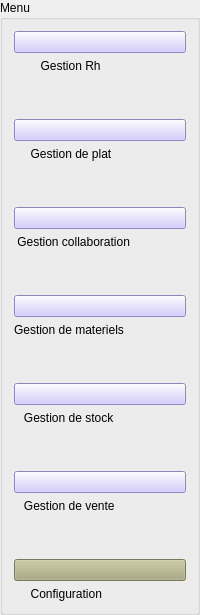
                 <widget class="QGroupBox" name="groupBox_8">
                  <property name="styleSheet">
                   <string notr="true">gridline-color: rgb(170, 0, 0);</string>
                  </property>
                  <property name="title">
                   <string>Menu</string>
                  </property>
                  <layout class="QVBoxLayout" name="verticalLayout_9">
                   <item>
                    <layout class="QVBoxLayout" name="verticalLayout">
                     <item>
                      <widget class="QPushButton" name="Aymen">
                       <property name="styleSheet">
                        <string notr="true">background-color: rgb(200, 190, 255);
</string>
                       </property>
                       <property name="text">
                        <string/>
                       </property>
                       <property name="icon">
                        <iconset resource="rh.qrc">
                         <normaloff>:/rh/rh.png</normaloff>:/rh/rh.png</iconset>
                       </property>
                       <property name="iconSize">
                        <size>
                         <width>50</width>
                         <height>30</height>
                        </size>
                       </property>
                      </widget>
                     </item>
                     <item>
                      <widget class="QLabel" name="label_9">
                       <property name="text">
                        <string>        Gestion Rh</string>
                       </property>
                      </widget>
                     </item>
                     <item>
                      <spacer name="verticalSpacer_4">
                       <property name="orientation">
                        <enum>Qt::Vertical</enum>
                       </property>
                       <property name="sizeHint" stdset="0">
                        <size>
                         <width>20</width>
                         <height>40</height>
                        </size>
                       </property>
                      </spacer>
                     </item>
                     <item>
                      <widget class="QPushButton" name="Moemen">
                       <property name="styleSheet">
                        <string notr="true">background-color: rgb(200, 190, 255);</string>
                       </property>
                       <property name="text">
                        <string/>
                       </property>
                       <property name="icon">
                        <iconset resource="plat.qrc">
                         <normaloff>:/plat/plat.png</normaloff>:/plat/plat.png</iconset>
                       </property>
                       <property name="iconSize">
                        <size>
                         <width>50</width>
                         <height>30</height>
                        </size>
                       </property>
                      </widget>
                     </item>
                     <item>
                      <widget class="QLabel" name="label_10">
                       <property name="text">
                        <string>     Gestion de plat</string>
                       </property>
                      </widget>
                     </item>
                     <item>
                      <spacer name="verticalSpacer_5">
                       <property name="orientation">
                        <enum>Qt::Vertical</enum>
                       </property>
                       <property name="sizeHint" stdset="0">
                        <size>
                         <width>20</width>
                         <height>40</height>
                        </size>
                       </property>
                      </spacer>
                     </item>
                     <item>
                      <widget class="QPushButton" name="Salma">
                       <property name="styleSheet">
                        <string notr="true">background-color: rgb(200, 190, 255);</string>
                       </property>
                       <property name="text">
                        <string/>
                       </property>
                       <property name="icon">
                        <iconset resource="collab.qrc">
                         <normaloff>:/collab/collaboration.png</normaloff>:/collab/collaboration.png</iconset>
                       </property>
                       <property name="iconSize">
                        <size>
                         <width>50</width>
                         <height>30</height>
                        </size>
                       </property>
                      </widget>
                     </item>
                     <item>
                      <widget class="QLabel" name="label_11">
                       <property name="text">
                        <string> Gestion collaboration</string>
                       </property>
                      </widget>
                     </item>
                     <item>
                      <spacer name="verticalSpacer_6">
                       <property name="orientation">
                        <enum>Qt::Vertical</enum>
                       </property>
                       <property name="sizeHint" stdset="0">
                        <size>
                         <width>20</width>
                         <height>40</height>
                        </size>
                       </property>
                      </spacer>
                     </item>
                     <item>
                      <widget class="QPushButton" name="Sara">
                       <property name="styleSheet">
                        <string notr="true">background-color: rgb(200, 190, 255);</string>
                       </property>
                       <property name="text">
                        <string/>
                       </property>
                       <property name="icon">
                        <iconset resource="materiel.qrc">
                         <normaloff>:/materiel/materiel.png</normaloff>:/materiel/materiel.png</iconset>
                       </property>
                       <property name="iconSize">
                        <size>
                         <width>50</width>
                         <height>30</height>
                        </size>
                       </property>
                      </widget>
                     </item>
                     <item>
                      <widget class="QLabel" name="label_12">
                       <property name="text">
                        <string>Gestion de materiels</string>
                       </property>
                      </widget>
                     </item>
                     <item>
                      <spacer name="verticalSpacer_7">
                       <property name="orientation">
                        <enum>Qt::Vertical</enum>
                       </property>
                       <property name="sizeHint" stdset="0">
                        <size>
                         <width>20</width>
                         <height>40</height>
                        </size>
                       </property>
                      </spacer>
                     </item>
                     <item>
                      <widget class="QPushButton" name="Taher">
                       <property name="styleSheet">
                        <string notr="true">background-color: rgb(200, 190, 255);</string>
                       </property>
                       <property name="text">
                        <string/>
                       </property>
                       <property name="icon">
                        <iconset resource="stock.qrc">
                         <normaloff>:/stock/stock.png</normaloff>:/stock/stock.png</iconset>
                       </property>
                       <property name="iconSize">
                        <size>
                         <width>50</width>
                         <height>30</height>
                        </size>
                       </property>
                      </widget>
                     </item>
                     <item>
                      <widget class="QLabel" name="label_13">
                       <property name="text">
                        <string>   Gestion de stock</string>
                       </property>
                      </widget>
                     </item>
                     <item>
                      <spacer name="verticalSpacer_8">
                       <property name="orientation">
                        <enum>Qt::Vertical</enum>
                       </property>
                       <property name="sizeHint" stdset="0">
                        <size>
                         <width>20</width>
                         <height>40</height>
                        </size>
                       </property>
                      </spacer>
                     </item>
                     <item>
                      <widget class="QPushButton" name="Ghazi">
                       <property name="styleSheet">
                        <string notr="true">background-color: rgb(200, 190, 255);</string>
                       </property>
                       <property name="text">
                        <string/>
                       </property>
                       <property name="icon">
                        <iconset resource="vente.qrc">
                         <normaloff>:/vente/vente.png</normaloff>:/vente/vente.png</iconset>
                       </property>
                       <property name="iconSize">
                        <size>
                         <width>50</width>
                         <height>30</height>
                        </size>
                       </property>
                      </widget>
                     </item>
                     <item>
                      <widget class="QLabel" name="label_14">
                       <property name="text">
                        <string>   Gestion de vente</string>
                       </property>
                      </widget>
                     </item>
                     <item>
                      <spacer name="verticalSpacer_9">
                       <property name="orientation">
                        <enum>Qt::Vertical</enum>
                       </property>
                       <property name="sizeHint" stdset="0">
                        <size>
                         <width>20</width>
                         <height>40</height>
                        </size>
                       </property>
                      </spacer>
                     </item>
                     <item>
                      <widget class="QPushButton" name="Configuration">
                       <property name="styleSheet">
                        <string notr="true">background-color: rgb(170, 170, 127);
</string>
                       </property>
                       <property name="text">
                        <string/>
                       </property>
                       <property name="icon">
                        <iconset resource="config.qrc">
                         <normaloff>:/config/configuration.png</normaloff>:/config/configuration.png</iconset>
                       </property>
                       <property name="iconSize">
                        <size>
                         <width>50</width>
                         <height>30</height>
                        </size>
                       </property>
                      </widget>
                     </item>
                     <item>
                      <widget class="QLabel" name="label_15">
                       <property name="text">
                        <string>     Configuration</string>
                       </property>
                      </widget>
                     </item>
                    </layout>
                   </item>
                  </layout>
                 </widget>
